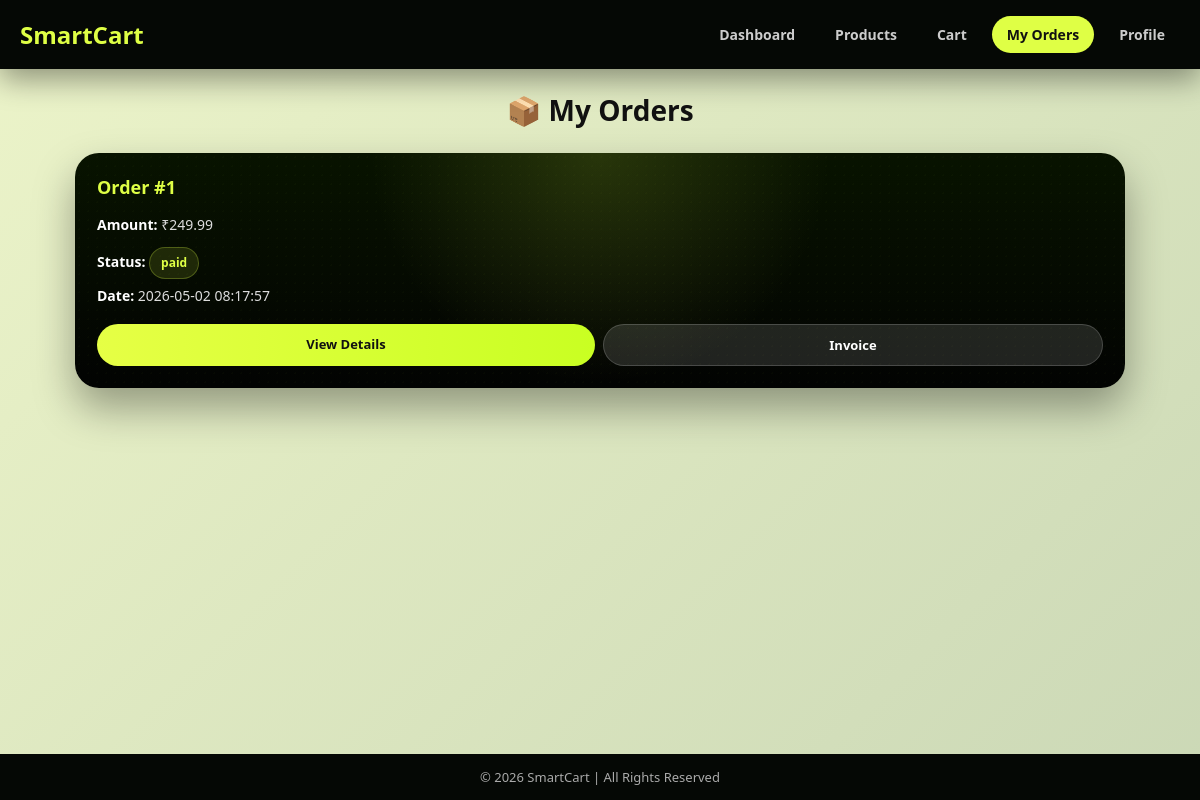
Page /user/my-orders (signed in) on the earlier database version.
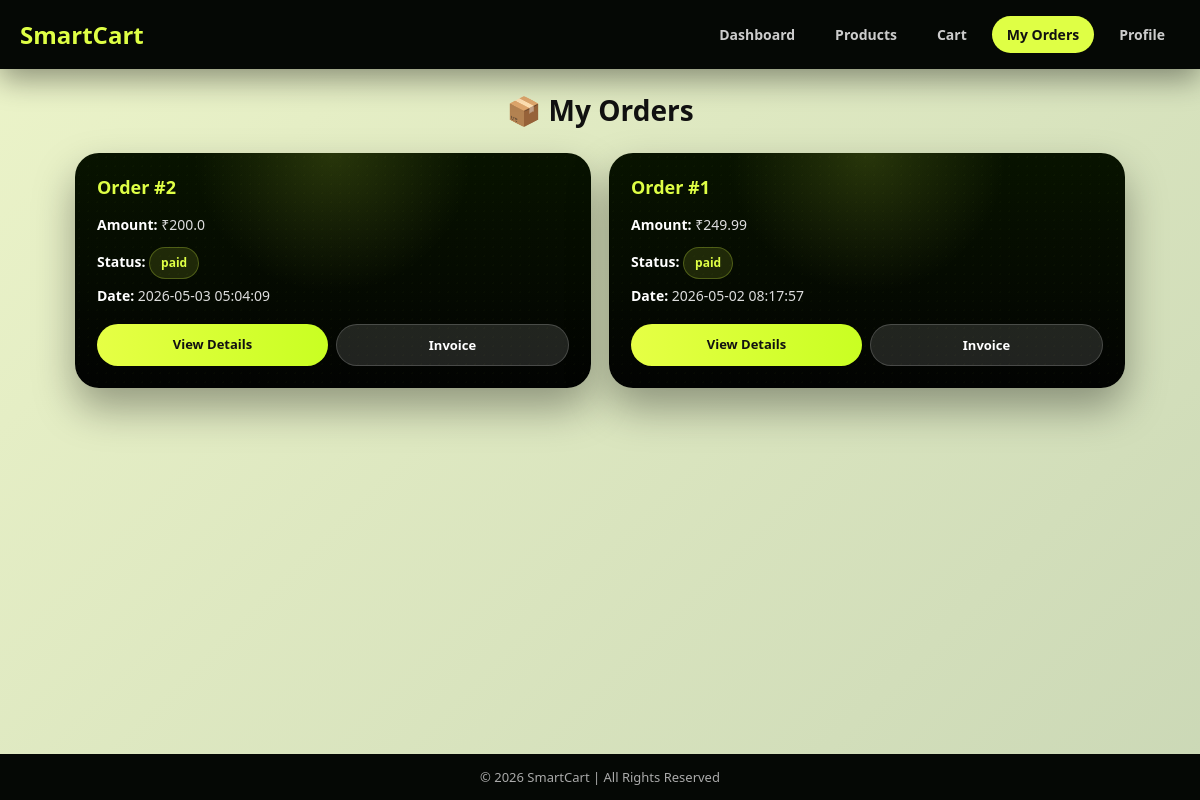
Same page on the later database version.
### tables this page shows
CREATE TABLE orders (
    order_id INTEGER PRIMARY KEY AUTOINCREMENT,
    user_id INTEGER,
    address_id INTEGER,
    razorpay_order_id TEXT,
    razorpay_payment_id TEXT,
    amount REAL,
    payment_status TEXT,
    order_status TEXT DEFAULT 'Pending',
    created_at TIMESTAMP DEFAULT CURRENT_TIMESTAMP
);

### app.py (the view)
@app.route('/user/my-orders')
def User_my_orders():
    if 'user_id' not in session:
        flash("Please login first!", "danger")
        return redirect('/user-login')
    conn = get_db_connection()
    cursor = conn.cursor()
    cursor.execute("""
        SELECT
            order_id,
            razorpay_order_id,
            amount,
            payment_status,
            created_at
        FROM orders
        WHERE user_id = ?
        ORDER BY order_id DESC
    """, (session['user_id'],))
    orders = cursor.fetchall()
    cursor.close()
    conn.close()
    return render_template('user/my_orders.html', orders=orders)

### app.py (called while the page is built)
def get_db_connection():
    import sqlite3
    conn = sqlite3.connect(config.DB_NAME)
    conn.row_factory = sqlite3.Row
    return conn

### templates/user/my_orders.html (shortened to what this page needs)
<!DOCTYPE html>
<html lang="en">
<head>
</head>
<body>
<div class="navbar">
    <div class="logo">SmartCart</div>
    <div class="nav-links" id="navLinks">
        <a href="/user-dashboard">Dashboard</a>
        <a href="/user/products">Products</a>
        <a href="/user/cart">Cart</a>
        <a href="/user/my-orders" class="active">My Orders</a>
        <a href="/user/profile">Profile</a>
    </div>
</div>
<div class="page">
<div class="container">
    <h2>📦 My Orders</h2>
    {% if orders|length == 0 %}
        <div class="empty">
            <p>You have not placed any orders yet.</p>
            <a href="/user/products">
                Start Shopping
            </a>
        </div>
    {% else %}
        <div class="orders">
        {% for order in orders %}
        <div class="order-card">
            <h3>Order #{{ order.order_id }}</h3>
            <div class="order-info">
                <p>
                    <strong>Amount:</strong>
                    ₹{{ order.amount }}
                </p>
                <p>
                    <strong>Status:</strong>
                    <span class="status">
                        {{ order.payment_status }}
                    </span>
                </p>
                <p>
                    <strong>Date:</strong>
                    {{ order.created_at }}
                </p>
            </div>
            <div class="btn-group">
                <a href="/user/order-success/{{ order.order_id }}"
                   class="view-btn">
                    View Details
                </a>
                <a href="/user/download-invoice/{{ order.order_id }}"
                   class="view-btn download">
                    Invoice
                </a>
            </div>
        </div>
        {% endfor %}
        </div>
    {% endif %}
</div>
</div>
<div class="footer">
    © 2026 SmartCart | All Rights Reserved
</div>
</body>
</html>

Differences in the rows shown:
added orders: order_id "2", amount "200.0", payment_status "paid", created_at "2026-05-03 05:04:09"
